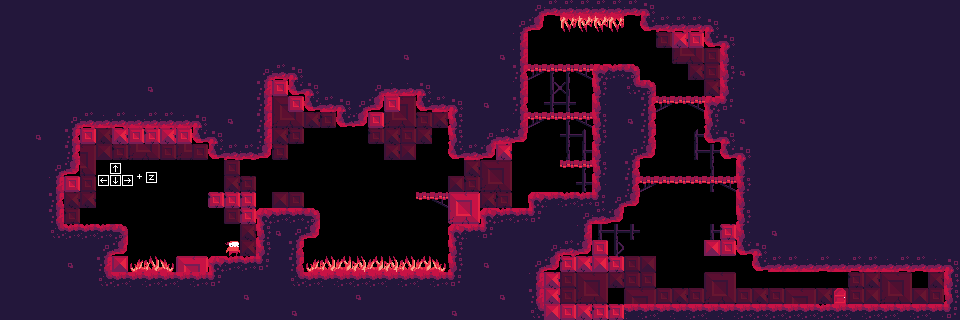

Tiled map render using the project's own tile images. Description and the map definition, with tile-layer contents summarised, below:
An orthogonal 60x20 tile map with 16x16 px tiles, 1 tile layer (Main), 2 hidden layers not drawn.

<map version="1.0" orientation="orthogonal" renderorder="right-down" width="60" height="20" tilewidth="16" tileheight="16" nextobjectid="1">
 <tileset firstgid="1" name="ld33_tileshet" tilewidth="16" tileheight="16">
  <image source="../images/ld33_tilesheet.png" width="192" height="160" />
 </tileset>
 <layer name="Main" width="60" height="20">
  <data>[1200 cells, 998 non-empty, 68 distinct tile ids]</data>
 </layer>
 <layer name="bg" width="60" height="20" visible="0">
  <data>[1200 cells, 300 non-empty, 1 distinct tile ids]</data>
 </layer>
 <layer name="bg2" width="60" height="20" visible="0">
  <data>[1200 cells, 189 non-empty, 14 distinct tile ids]</data>
 </layer>
</map>
